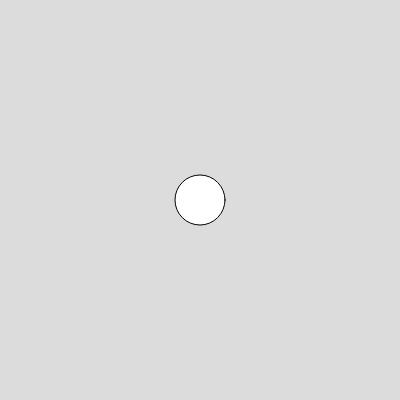
Frame 1 (no input)
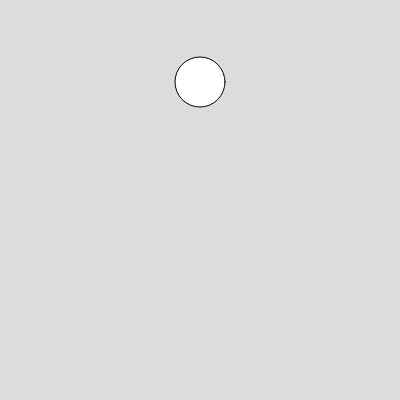
Frame 60 (no input)
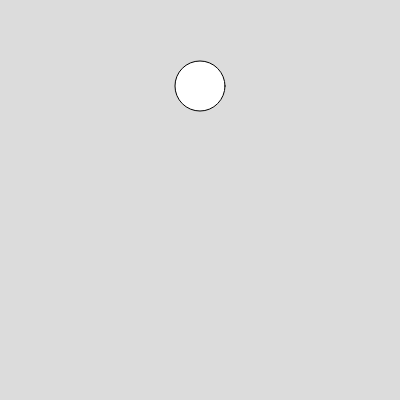
Frame 120 (the mouse pressed at the canvas centre since frame 60)

The p5.js sketch that drew these frames (run headless with seeded random() and noise() and a simulated clock; from frame 60 on, the mouse is pressed at the canvas centre):

// p5.js sketch
// ── sketch.js
let y;
let yspeed;
let w = 50;

function setup() {
  createCanvas(400, 400);
  y = height / 2;
  yspeed = -2;
}

function draw() {
  background(220);
  if (y <= w / 2 || y >= height - w / 2) {
    yspeed *= -1;
  }
  ellipse(width / 2, y, w, w);
  y += yspeed;
}
